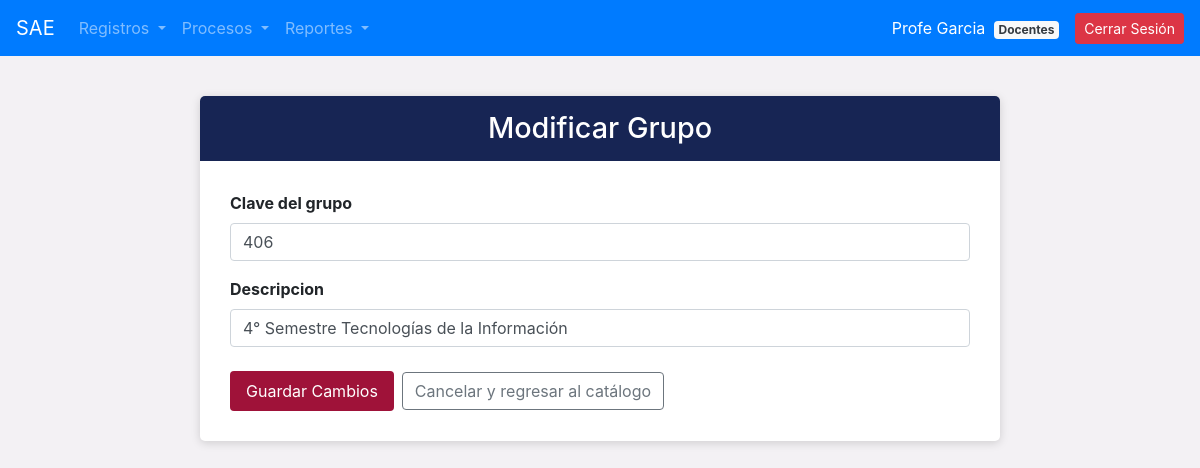
The page /modificacion/modif_grupo.php?id=1 (signed in) on the database its author committed.
### tables this page shows
CREATE TABLE `grupos` (
  `idgrupo` int(11) NOT NULL,
  `clave_grupo` varchar(50) NOT NULL,
  `nombre_grupo` varchar(100) NOT NULL,
  `estatus_grupo` varchar(10) DEFAULT 'ALTA'
);

### modificacion/modif_grupo.php (the view, shortened to what this page needs)
<?php
include_once("../conexion.php");
include_once("../navegacion/nav.php");
$idgrupo = intval($_GET['id'] ?? 0);
$grupo = null;
if ($idgrupo > 0) {
    $res = $conexion->query("SELECT * FROM grupos WHERE idgrupo = $idgrupo");
    if ($res && $res->num_rows > 0) {
        $grupo = $res->fetch_assoc();
    }
}
?>
<!DOCTYPE html>
<html lang="es">
<head>
</head>
<body>
<div class="container">
    <div class="formulario">
        <div class="titulo">
            <h2>Modificar Grupo</h2>
        </div>
        <div class="contenido">
            <?php if ($grupo): ?>
                <form method="POST" action="modif_grupo.php?id=<?php echo $idgrupo; ?>">
                    <div class="form-group mb-3">
                        <label class="font-weight-bold">Clave del grupo</label>
                        <input type="text" name="clave_grupo" class="form-control" value="<?php echo htmlspecialchars($grupo['clave_grupo']); ?>" required>
                    </div>
                    <div class="form-group mb-4">
                        <label class="font-weight-bold">Descripcion</label>
                        <input type="text" name="descripcion" class="form-control" value="<?php echo htmlspecialchars($grupo['nombre_grupo']); ?>" required>
                    </div>
                    <div class="d-flex align-items-center gap-3">
                        <button type="submit" class="btn btn-custom mr-2">Guardar Cambios</button>
                        <a href="../crude/crude_grupos.php" class="btn btn-outline-secondary">Cancelar y regresar al catálogo</a>
                    </div>
                </form>
            <?php else: ?>
                <div class="alert alert-danger">Grupo no encontrado.</div>
            <?php endif; ?>
        </div>
    </div>
</div>
</body>
</html>

### modificacion/modif_grupo.php (style rules this page uses)
body { background-color: #f3f1f4; }
.formulario { background-color: white; max-width: 800px; margin: 40px auto; border-radius: 5px; box-shadow: 0 2px 10px rgba(0,0,0,0.15); overflow: hidden; }
.titulo { background-color: #172554; color: white; padding: 15px; text-align: center; }
.titulo h2 { margin: 0; font-size: 1.8rem; font-weight: 500; }
.contenido { padding: 30px; }
.btn-custom { background-color: #9f1239; color: white; border: none; padding: 8px 16px; border-radius: 4px; }

### rows shown on the page
grupos: clave_grupo "406", descripcion "4° Semestre Tecnologías de la Información"

### other values the page prints
$_SESSION['nombre_usuario'] "Profe Garcia"
$_SESSION['nombre_puesto'] "Docentes"
